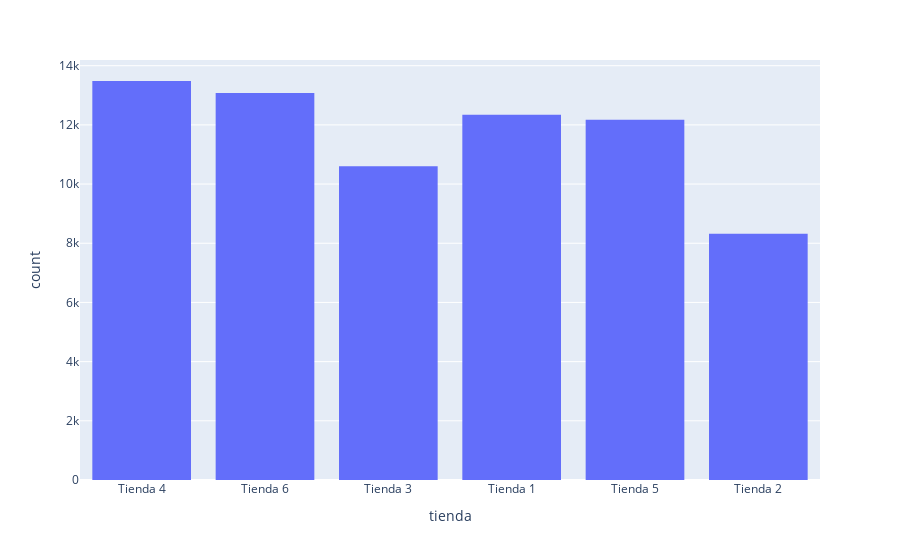

Notebook code for this chart:
### Code cell
# Crear un grafico de barras, con el resultado de la agrupacion por tienda

px.histogram(data, x="tienda")

### Figure 1 — Plotly figure (JSON) as saved in the notebook; plotly's stock layout.template omitted (floating-point values rounded to 4 significant figures; data arrays with more than 128 entries replaced by an {"elided": "..."} marker saying what was removed)
{"data": [{"bingroup": "x", "hovertemplate": "tienda=%{x}<br>count=%{y}<extra></extra>", "legendgroup": "", "marker": {"color": "#636efa", "pattern": {"shape": ""}}, "name": "", "orientation": "v", "showlegend": false, "type": "histogram", "x": {"elided": "70000 str values"}, "xaxis": "x", "yaxis": "y"}], "layout": {"barmode": "relative", "legend": {"tracegroupgap": 0}, "margin": {"t": 60}, "xaxis": {"anchor": "y", "domain": [0, 1], "title": {"text": "tienda"}}, "yaxis": {"anchor": "x", "domain": [0, 1], "title": {"text": "count"}}}}
